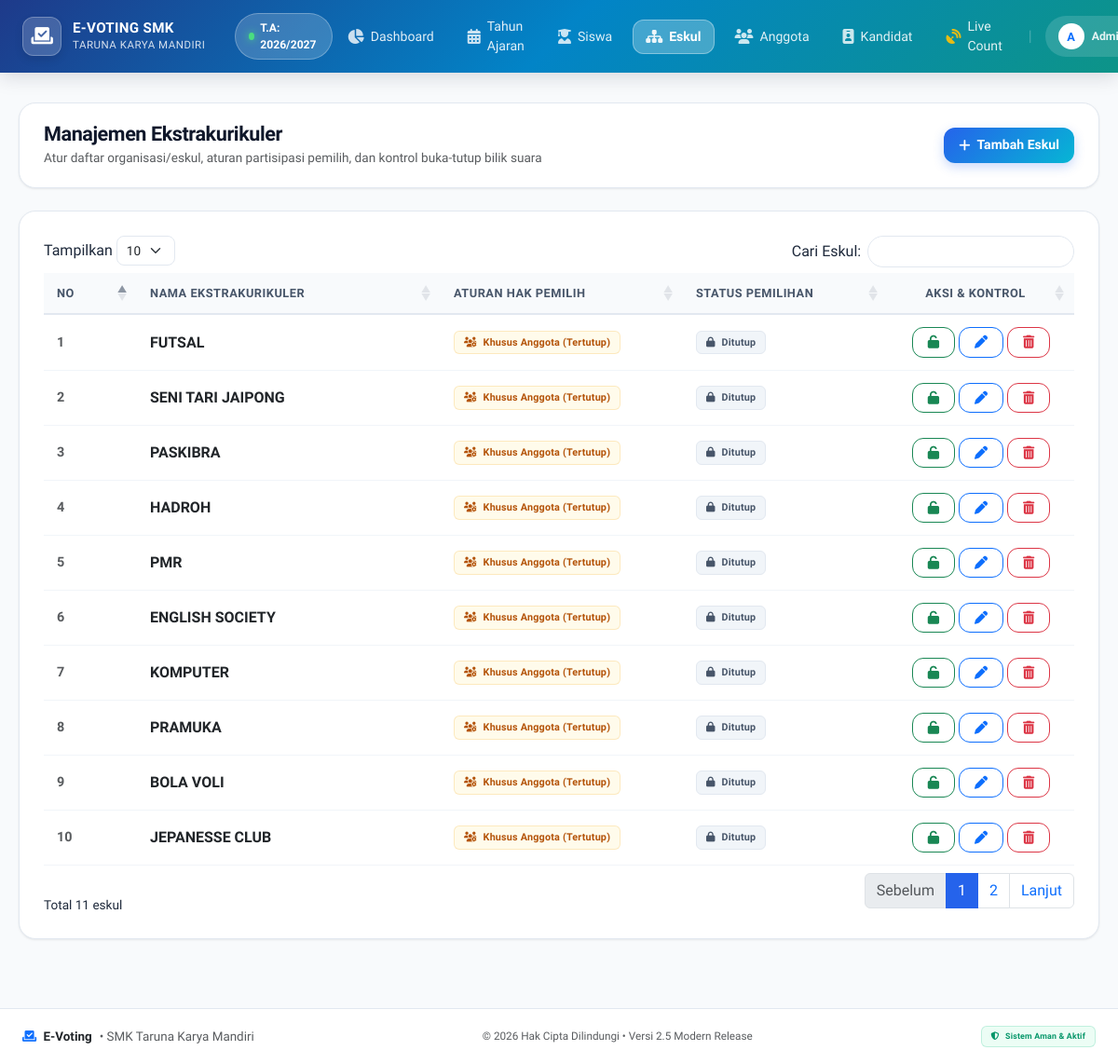
Page /admin/eskul.php (signed in) on the earlier database version.
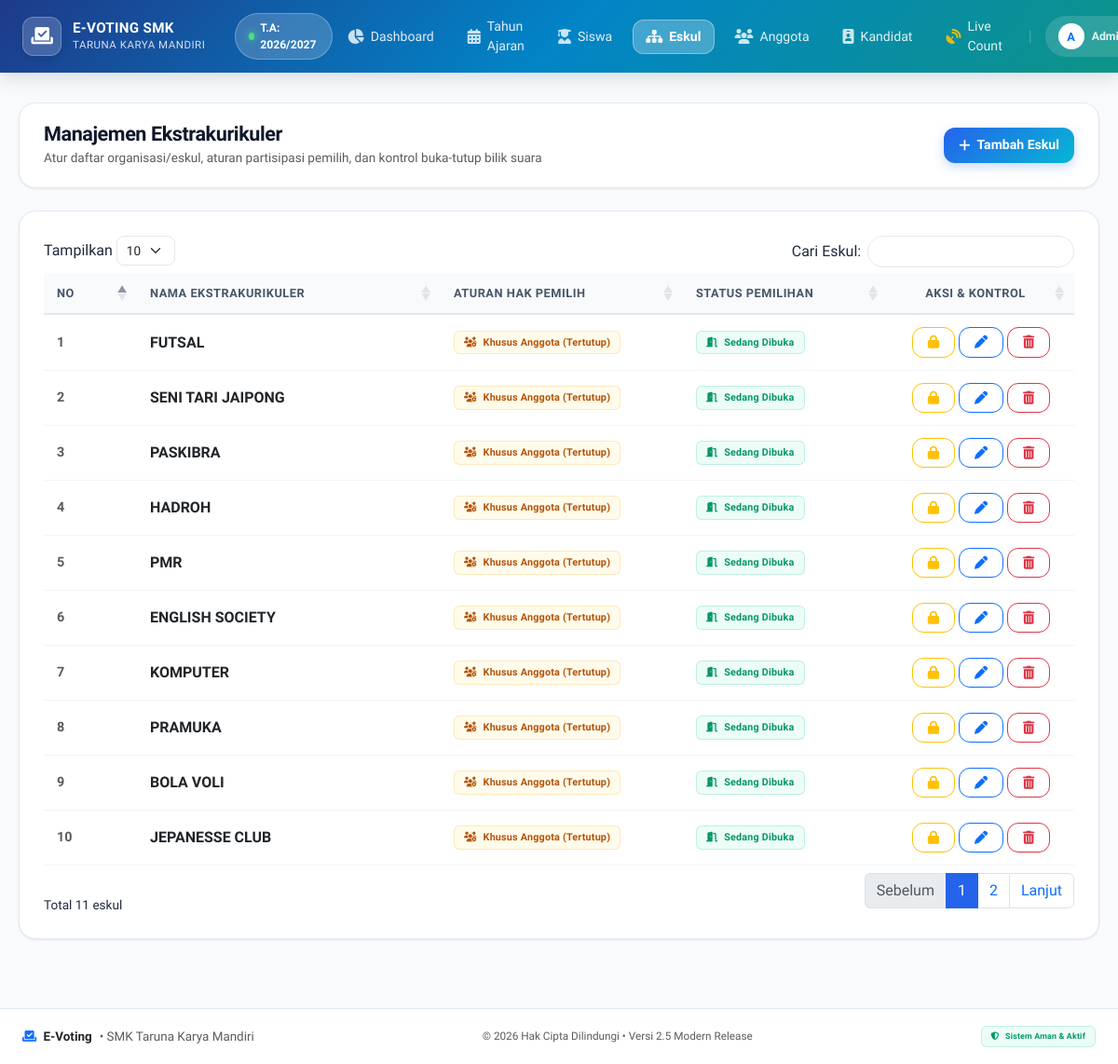
Same page on the later database version.
### tables this page shows
CREATE TABLE `periode` (
  `id_periode` int(11) NOT NULL AUTO_INCREMENT,
  `nama_periode` varchar(50) NOT NULL,
  `status_aktif` tinyint(1) DEFAULT 1,
  PRIMARY KEY (`id_periode`)
);

CREATE TABLE `eskul` (
  `id_eskul` int(11) NOT NULL AUTO_INCREMENT,
  `nama_eskul` varchar(100) NOT NULL,
  `aturan_pemilih` enum('semua_siswa','hanya_anggota') DEFAULT 'semua_siswa',
  `status_pemilihan` tinyint(1) DEFAULT 0,
  `status_aktif` tinyint(1) DEFAULT 1,
  PRIMARY KEY (`id_eskul`)
);

### admin/eskul.php (the view, shortened to what this page needs)
<?php
require '../config/koneksi.php';
$stmt_tampil = $pdo->query("SELECT * FROM eskul WHERE status_aktif = 1 ORDER BY id_eskul DESC");
$data_eskul = $stmt_tampil->fetchAll();
?>
<!DOCTYPE html>
<html lang="id">
<head>
    <link href="https://cdn.jsdelivr.net/npm/bootstrap@5.3.0/dist/css/bootstrap.min.css" rel="stylesheet">
    <link href="https://cdn.datatables.net/1.13.6/css/dataTables.bootstrap5.min.css" rel="stylesheet">
    <link rel="stylesheet" href="https://cdnjs.cloudflare.com/ajax/libs/font-awesome/6.4.0/css/all.min.css">
    <link rel="stylesheet" href="assets/css/style.css">
</head>
<body>
    <?php include 'sidebar.php'; ?>
    <div class="content">
        <div class="top-header">
            <div>
                <h4>Manajemen Ekstrakurikuler</h4>
                <small class="text-muted">Atur daftar organisasi/eskul, aturan partisipasi pemilih, dan kontrol buka-tutup bilik suara</small>
            </div>
            <button class="btn btn-primary" data-bs-toggle="modal" data-bs-target="#modalTambah">
                <i class="fas fa-plus"></i> Tambah Eskul
            </button>
        </div>
        <div class="card-modern">
            <div class="table-responsive">
                <table class="table table-hover align-middle w-100" id="tabelEskul">
                    <thead>
                        <tr>
                            <th style="width: 60px;">No</th>
                            <th>Nama Ekstrakurikuler</th>
                            <th style="width: 220px;">Aturan Hak Pemilih</th>
                            <th style="width: 180px;">Status Pemilihan</th>
                            <th class="text-center" style="width: 160px;">Aksi & Kontrol</th>
                        </tr>
                    </thead>
                    <tbody>
                        <?php if (count($data_eskul) > 0): ?>
                            <?php $no = 1; foreach ($data_eskul as $row): ?>
                                <tr>
                                    <td class="text-muted fw-bold"><?= $no++; ?></td>
                                    <td>
                                        <div class="fw-bold text-dark fs-6"><?= htmlspecialchars($row['nama_eskul']); ?></div>
                                    </td>
                                    <td>
                                        <?php if ($row['aturan_pemilih'] == 'semua_siswa'): ?>
                                            <span class="badge badge-soft-primary">
                                                <i class="fas fa-globe me-1"></i> Semua Siswa (Terbuka)
                                            </span>
                                        <?php else: ?>
                                            <span class="badge badge-soft-warning">
                                                <i class="fas fa-users-cog me-1"></i> Khusus Anggota (Tertutup)
                                            </span>
                                        <?php endif; ?>
                                    </td>
                                    <td>
                                        <?php if (isset($row['status_pemilihan']) && $row['status_pemilihan'] == 1): ?>
                                            <span class="badge badge-soft-success">
                                                <i class="fas fa-door-open me-1"></i> Sedang Dibuka
                                            </span>
                                        <?php else: ?>
                                            <span class="badge badge-soft-secondary">
                                                <i class="fas fa-lock me-1"></i> Ditutup
                                            </span>
                                        <?php endif; ?>
                                    </td>
                                    <td class="text-center">
                                        <div class="d-flex align-items-center justify-content-center gap-1">
                                            <form method="POST" action="" class="d-inline">
                                                <?php if (isset($row['status_pemilihan']) && $row['status_pemilihan'] == 1): ?>
                                                    <button type="submit" name="toggle_pemilihan" class="btn btn-sm btn-outline-warning" title="Kunci / Tutup Pemilihan Ini">
                                                        <i class="fas fa-lock"></i>
                                                    </button>
                                                <?php else: ?>
                                                    <button type="submit" name="toggle_pemilihan" class="btn btn-sm btn-outline-success" title="Buka Bilik Pemilihan">
                                                        <i class="fas fa-unlock"></i>
                                                    </button>
                                                <?php endif; ?>
                                            </form>
                                            <button class="btn btn-sm btn-outline-primary" data-bs-toggle="modal" data-bs-target="#modalEdit<?= $row['id_eskul']; ?>" title="Edit">
                                                <i class="fas fa-pen"></i>
                                            </button>
                                            <button class="btn btn-sm btn-outline-danger" data-bs-toggle="modal" data-bs-target="#modalHapus<?= $row['id_eskul']; ?>" title="Hapus">
                                                <i class="fas fa-trash-alt"></i>
                                            </button>
                                        </div>
                                    </td>
                                </tr>
                            <?php endforeach; ?>
                        <?php endif; ?>
                    </tbody>
                </table>
            </div>
        </div>
    </div>
    <?php include 'footer.php'; ?>
</body>
</html>

### admin/sidebar.php (shortened to what this page needs)
<?php
$current_page = basename($_SERVER['PHP_SELF']);
$periode_nav_text = "Belum Ada Periode";
if (isset($pdo)) {
    try {
        $stmt_nav_p = $pdo->query("SELECT nama_periode FROM periode WHERE status_aktif = 1 LIMIT 1");
        $row_p = $stmt_nav_p->fetchColumn();
        if ($row_p) {
            $periode_nav_text = $row_p;
        }
    } catch(Exception $e) {
    }
}
?>
<link rel="stylesheet" href="assets/css/style.css">
<nav class="navbar navbar-expand-xl navbar-custom fixed-top">
    <div class="container-fluid px-3 px-lg-4">
        <a class="navbar-brand" href="index.php">
            <div class="brand-icon-box">
                <i class="fas fa-vote-yea"></i>
            </div>
            <div>
                <div class="brand-title">E-VOTING SMK</div>
                <div class="brand-subtitle">TARUNA KARYA MANDIRI</div>
            </div>
        </a>
        <div class="d-none d-md-flex align-items-center ms-3">
            <span class="badge-periode-nav">
                <span class="pulse-dot"></span>
                <span>T.A: <?= htmlspecialchars($periode_nav_text); ?></span>
            </span>
        </div>
        <div class="collapse navbar-collapse justify-content-end" id="navbarNav">
            <ul class="navbar-nav align-items-center my-3 my-xl-0 gap-1">
                <li class="nav-item">
                    <a class="nav-link <?= $current_page == 'index.php' ? 'active' : ''; ?>" href="index.php">
                        <i class="fas fa-chart-pie"></i>
                        <span>Dashboard</span>
                    </a>
                </li>
                <li class="nav-item">
                    <a class="nav-link <?= $current_page == 'periode.php' ? 'active' : ''; ?>" href="periode.php">
                        <i class="fas fa-calendar-alt"></i>
                        <span>Tahun Ajaran</span>
                    </a>
                </li>
                <li class="nav-item">
                    <a class="nav-link <?= $current_page == 'siswa.php' ? 'active' : ''; ?>" href="siswa.php">
                        <i class="fas fa-user-graduate"></i>
                        <span>Siswa</span>
                    </a>
                </li>
                <li class="nav-item">
                    <a class="nav-link <?= $current_page == 'eskul.php' ? 'active' : ''; ?>" href="eskul.php">
                        <i class="fas fa-sitemap"></i>
                        <span>Eskul</span>
                    </a>
                </li>
                <li class="nav-item">
                    <a class="nav-link <?= $current_page == 'anggota_eskul.php' ? 'active' : ''; ?>" href="anggota_eskul.php">
                        <i class="fas fa-users"></i>
                        <span>Anggota</span>
                    </a>
                </li>
                <li class="nav-item">
                    <a class="nav-link <?= $current_page == 'kandidat.php' ? 'active' : ''; ?>" href="kandidat.php">
                        <i class="fas fa-id-badge"></i>
                        <span>Kandidat</span>
                    </a>
                </li>
                <li class="nav-item">
                    <a class="nav-link <?= $current_page == 'live_count.php' ? 'active' : ''; ?>" href="live_count.php">
                        <i class="fas fa-satellite-dish text-warning"></i>
                        <span>Live Count</span>
                    </a>
                </li>
                <li class="nav-item d-none d-xl-block mx-2">
                    <span class="text-white opacity-25">|</span>
                </li>
                <li class="nav-item dropdown">
                    <a class="nav-link dropdown-toggle py-1 px-3 d-flex align-items-center gap-2" href="#" id="navbarDropdown" role="button" data-bs-toggle="dropdown" aria-expanded="false" style="background: rgba(255,255,255,0.14); border-radius: 9999px;">
                        <div class="rounded-circle bg-white text-primary d-flex align-items-center justify-content-center fw-bold" style="width: 28px; height: 28px; font-size: 0.8rem;">
                            <?= strtoupper(substr($_SESSION['nama_lengkap'] ?? 'A', 0, 1)); ?>
                        </div>
                        <span class="small fw-semibold"><?= htmlspecialchars($_SESSION['nama_lengkap'] ?? 'Admin'); ?></span>
                    </a>
                </li>
            </ul>
        </div>
    </div>
</nav>

### admin/footer.php
<footer class="footer-custom mt-auto">
    <div class="container-fluid px-4">
        <div class="d-flex flex-column flex-md-row justify-content-between align-items-center gap-2">
            <div class="d-flex align-items-center gap-2">
                <span class="fw-bold text-dark"><i class="fas fa-vote-yea text-primary me-1"></i> E-Voting</span>
                <span class="text-muted">&bull; SMK Taruna Karya Mandiri</span>
            </div>
            <div class="text-muted small">
                &copy; <?= date("Y"); ?> Hak Cipta Dilindungi &bull; Versi 2.5 Modern Release
            </div>
            <div class="d-flex align-items-center gap-3 small">
                <span class="badge badge-soft-success">
                    <i class="fas fa-shield-alt me-1"></i> Sistem Aman & Aktif
                </span>
            </div>
        </div>
    </div>
</footer>

Differences in the rows shown:
changed eskul "FUTSAL": status_pemilihan "Ditutup" → "Sedang Dibuka"
changed eskul "SENI TARI JAIPONG": status_pemilihan "Ditutup" → "Sedang Dibuka"
changed eskul "PASKIBRA": status_pemilihan "Ditutup" → "Sedang Dibuka"
changed eskul "HADROH": status_pemilihan "Ditutup" → "Sedang Dibuka"
changed eskul "PMR": status_pemilihan "Ditutup" → "Sedang Dibuka"
changed eskul "ENGLISH SOCIETY": status_pemilihan "Ditutup" → "Sedang Dibuka"
changed eskul "KOMPUTER": status_pemilihan "Ditutup" → "Sedang Dibuka"
changed eskul "PRAMUKA": status_pemilihan "Ditutup" → "Sedang Dibuka"
changed eskul "BOLA VOLI": status_pemilihan "Ditutup" → "Sedang Dibuka"
changed eskul "JEPANESSE CLUB": status_pemilihan "Ditutup" → "Sedang Dibuka"
